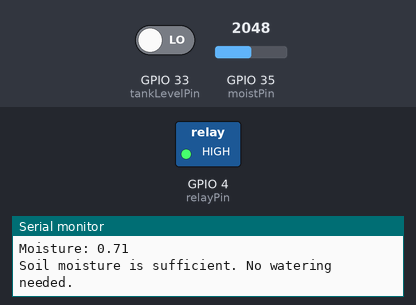
A program run on a simulated ESP32. On the bench: switched loads named in the program (green lamp = pin HIGH), the last lines printed to the serial monitor. The inputs (shaded band) are chosen by the test bench; at power-on: GPIO 35 (moistPin) = 2048, GPIO 33 (tankLevelPin) LOW.

Above: at 2.2 s.
2.3 s: GPIO 35 (moistPin) set to 3473
7.2 s: GPIO 35 (moistPin) set to 3542
At 11.1 s:
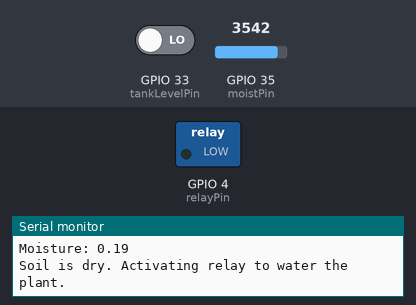
17.7 s: GPIO 33 (tankLevelPin) driven HIGH
At 18.6 s:
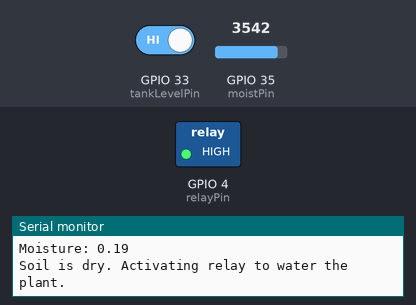
22.9 s: GPIO 33 (tankLevelPin) driven LOW
At 26.52 s:
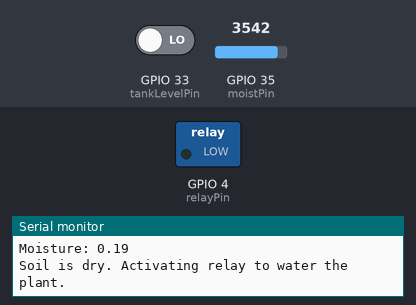
33.3 s: GPIO 35 (moistPin) set to 2866
At 34.2 s:
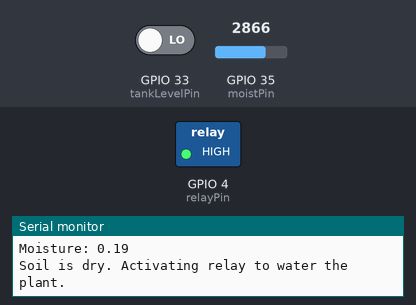
Timing chart, 0 to 36.3 s (numbered marks = the images above; inputs shaded):
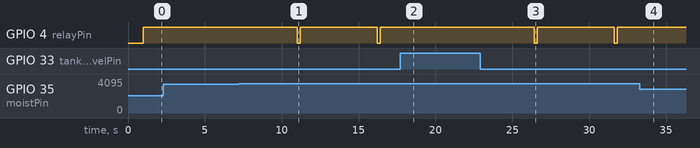

Measured:
- the behaviour switches between 3515 and 3516 on GPIO 35 (moistPin) (found by bisection; images 0 and 1)
- after the input at 7.2 s, GPIO 4 (relayPin): alternates HIGH for 5.0 s and LOW for 0.20 s, starting after 3.8 s
- after the input at 17.7 s, GPIO 4 (relayPin): stays HIGH (without the input it goes to LOW after 3.7 s)
- after the input at 22.9 s, GPIO 4 (relayPin): alternates HIGH for 5.0 s and LOW for 0.20 s, starting after 3.5 s
- after the input at 33.3 s, GPIO 4 (relayPin): stays HIGH (without the input it goes to LOW after 3.5 s)

The program:

main.cpp
```cpp
#include <Arduino.h>

#define moistPin 35  // Define the analog pin connected to the potentiometer
#define tankLevelPin 33 // Define the analog pin connected to the tank level sensor
#define relayPin 4   // Define the digital pin connected to the relay

// variable for storing the potentiometer value
int potValue = 0;

float moistSensor2Pct(int sensorValue) {
  // Map the sensor value (0-4095) to a percentage (0-100)
  float min = 1200;  // Dry soil value
  float max = 4095;  // Wet soil value
  if (sensorValue < min)
    sensorValue = min;
  return 1.0 - ((sensorValue - min) / (max - min)) ;
}

float getMoistPct(int pin) {
  int potValue = analogRead(moistPin);
  return moistSensor2Pct(potValue);
}

void setup() {
  Serial.begin(115200);
  delay(1000);
  pinMode(moistPin, INPUT);   // Set the potentiometer pin as an input
  pinMode(tankLevelPin, INPUT_PULLDOWN); // Set the tank level pin as an input
  pinMode(relayPin, OUTPUT);  // Set the relay pin as an output
}

void loop() {

  bool tankLevel = !digitalRead(tankLevelPin);

  if (tankLevel == LOW) {
    Serial.println("Water tank is empty! Please refill.");
  }
  else {
    Serial.println("Water tank has sufficient water.");
  }


  float soilMoisture = getMoistPct(moistPin);
  Serial.print("Moisture: ");
  Serial.println(getMoistPct(soilMoisture));

  float threshold = 0.20; // % moisture threshold

  if (soilMoisture < threshold) {
    Serial.println("Soil is dry. Activating relay to water the plant.");
    if(tankLevel == LOW) {
      Serial.println("Cannot water the plant as the water tank is empty.");
    }
    else
    {
      digitalWrite(relayPin, LOW); // Turn the relay ON
      delay(200); // Water for 0.2 seconds
      digitalWrite(relayPin, HIGH);  // Turn the relay OFF
    }
  }
  else {
    Serial.println("Soil moisture is sufficient. No watering needed.");
    digitalWrite(relayPin, HIGH);  // Ensure the relay is OFF
  }

  delay(5000);

}
```
